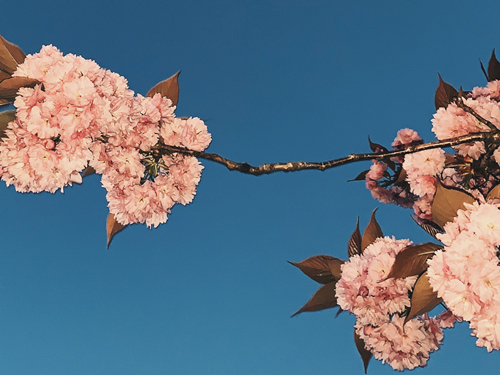
#> input picture sakura.jpg, 500 x 375 px
$ python main.py
#> lines starting #> are read from the running program, lines starting #| are printed output that depends on the picture
### image.py
import numpy as np
import matplotlib.pyplot as plt
#建立图像处理类
class imageProcessing:
    #初始化类属性
    def __init__(self, origin_image, reserve_rate):
        self.origin_image = origin_image
        self.reserve_rate =  reserve_rate
        self.result = np.zeros(self.origin_image.shape)
    #SVD图像压缩
    def zip_image_by_svd(self):

        print("\n\n======starting zip======")

        #self.result = np.zeros(self.origin_image.shape)
        u_shape = 0
        s_shape = 0
        vT_shape = 0
        size_used = 0
        result_data_size = 0
        for chan in range(3):
            #对图像矩阵进行SVD分解，返回的奇异值sigma以降序排列
            U, sigma, V = np.linalg.svd(self.origin_image[:, :, chan])
            print(sigma)
            self.n_sigmas = int(self.reserve_rate * sigma.size)
            # [6 lines of commented-out code are left out]

            S = np.zeros((self.n_sigmas, self.n_sigmas))

            for i in range(self.n_sigmas):
                S[i, i] = sigma[i]
            #进行图像压缩
            self.result[:, :, chan] = (U[:, 0:self.n_sigmas].dot(S)).dot(V[0:self.n_sigmas, :])
            u_shape = U[:, 0:self.n_sigmas].shape
            s_shape = S.shape
            vT_shape = V[0:self.n_sigmas, :].shape


        for i in range(3):
            MAX = np.max(self.result[:, :, i])
            MIN = np.min(self.result[:, :, i])
            self.result[:, :, i] = (self.result[:, :, i] - MIN) / (MAX - MIN)


        self.result  = np.round(self.result * 255).astype('int')
        size_used += u_shape[0] * u_shape[1] + s_shape[0] * s_shape[1] + vT_shape[0] * vT_shape[1]

        #计算压缩比
        self.zip_rate = self.origin_image.size/ size_used

        #print("matix size used：     3 x ({} + {} + {})". format(u_shape, s_shape, vT_shape))

### main.py
import matplotlib.pyplot as plt
from image import imageProcessing


def main():

    #设置图片路径
    image_path = 'sakura.jpg'
    #读取图片
    origin_image = plt.imread(image_path)
#> origin_image is the input picture: shape (375, 500, 3); mean R, G, B 92.4, 114.4, 132.7
    print("original image size: ", origin_image.shape)
#| original image size:  (375, 500, 3)

    inst_img_list = []
    list_th = []
    list_ziprate = []
    for i in range(1,7):
        inst_img = imageProcessing(origin_image, 0.03*i)
        inst_img.zip_image_by_svd()

        inst_img_list.append(inst_img)
#> after the loop, inst_img_list = 6 items

    plt.figure(figsize= (6, 8))
    plt.title("按照奇异值个数选取k值")
    # [4 lines of commented-out code are left out]

    for i in range(len(inst_img_list)):
        sp = plt.subplot(3,2,i+1)
        sp.axis('off')
        plt.title("th = {}    zip rate = {}".format(round(inst_img_list[i].reserve_rate, 2) , round(inst_img_list[i].zip_rate, 2)))
        #plt.title("Reserve Rate : {}".format(inst_img_list[i].reserve_rate, '.2f'))
        plt.imshow(inst_img_list[i].result)
        list_th.append(round(inst_img_list[i].reserve_rate, 2))
        list_ziprate.append(round(inst_img_list[i].zip_rate, 2))
#> this loop made 6 passes
#> after the loop, list_th = [0.03, 0.06, 0.09, 0.12, 0.15, 0.18]; list_ziprate = [57.72, 28.5, 18.77, 13.59, 10.79, 8.91]
    plt.figure()
    plt.plot(list_th,list_ziprate)
    #plt.title("zip rate VS th")
    plt.ylabel("zip rate")
    plt.xlabel("th")


    plt.show()
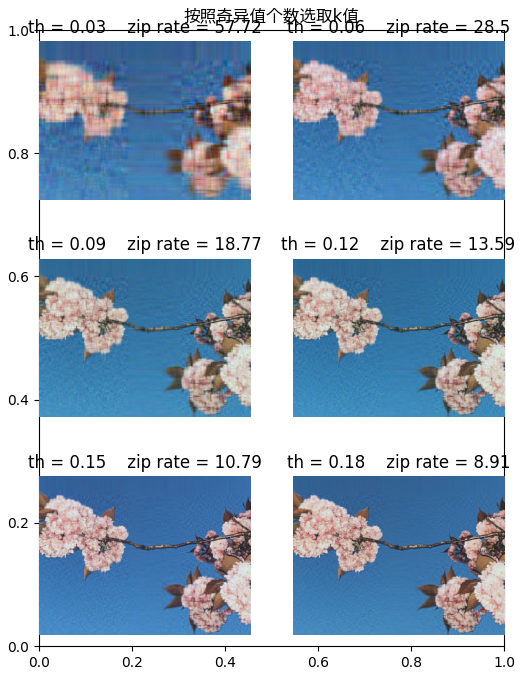
#> figure drawn by matplotlib, 6 panels
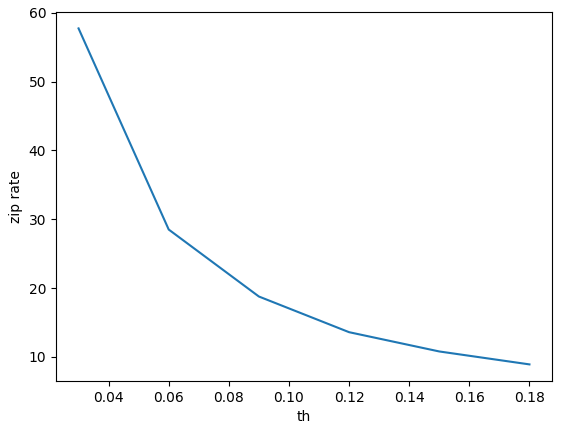
#> figure drawn by matplotlib, 1 panel
if __name__ == "__main__":
    main()
